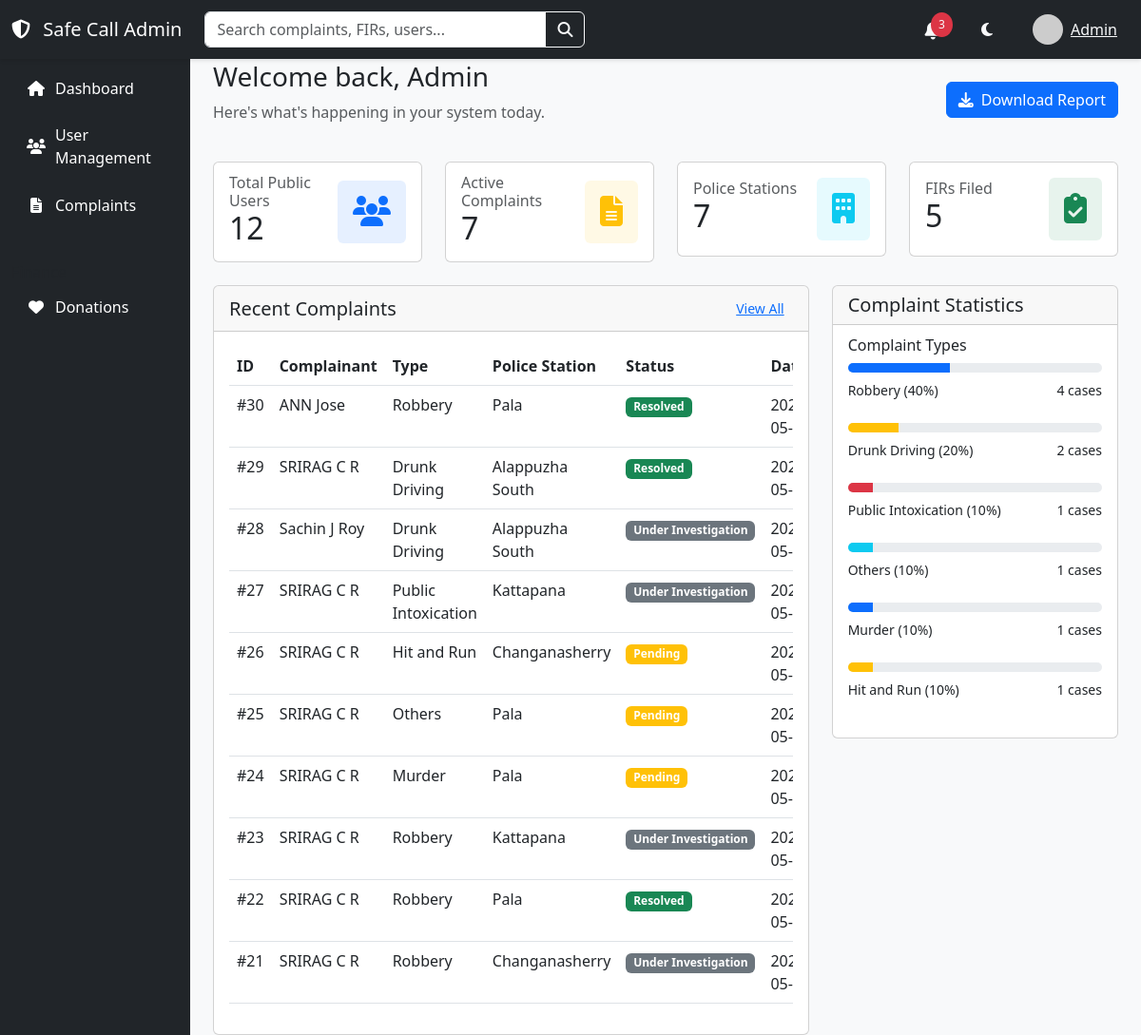
Screenshot of /custom-admin/ (signed in) with the database file from the repository.
### core/models.py (models this page shows, shortened)
class Complaint(models.Model):
    COMPLAINT_TYPES = [
        ('Robbery', 'Robbery'),
        ('Assault', 'Assault'),
        ('Threats', 'Threats'),
        ('Burglary', 'Burglary'),
        ('Vandalism', 'Vandalism'),
        ('Fraud', 'Fraud'),
        ('Harassment', 'Harassment'),
        ('Theft', 'Theft'),
        ('Domestic Violence', 'Domestic Violence'),
        ('Sexual Assault', 'Sexual Assault'),
        ('Kidnapping', 'Kidnapping'),
        ('Stalking', 'Stalking'),
        ('Drunk Driving', 'Drunk Driving'),
        ('Hit and Run', 'Hit and Run'),
        ('Drug Offenses', 'Drug Offenses'),
        ('Public Intoxication', 'Public Intoxication'),
        ('Trespassing', 'Trespassing'),
        ('Hate Crimes', 'Hate Crimes'),
        ('Murder', 'Murder'),
        ('Arson', 'Arson'),
        ('Others', 'Others'),
    ]
    TIME_CHOICES = [
        ('Midnight', '12:00 AM - 12:59 AM'),
        ('Morning', '6:00 AM - 11:59 AM'),
        ('Noon', '12:00 PM - 12:59 PM'),
        ('Afternoon', '1:00 PM - 5:59 PM'),
        ('Evening', '6:00 PM - 8:59 PM'),
        ('Night', '9:00 PM - 11:59 PM'),
    ]
    STATUS_CHOICES = [
        ('Pending', 'Pending'),
        ('Under Investigation', 'Under Investigation'),
        ('Resolved', 'Resolved'),
        ('Rejected', 'Rejected'),
    ]
    user = models.ForeignKey(PublicUser, on_delete=models.CASCADE)
    police_station = models.ForeignKey(PoliceStation, on_delete=models.CASCADE)
    complaint_type = models.CharField(max_length=50, choices=COMPLAINT_TYPES)
    incident_date = models.DateField()
    incident_time = models.CharField(max_length=20, choices=TIME_CHOICES)
    incident_location = models.TextField(default='Location not specified')
    description = models.TextField()
    evidence = models.FileField(upload_to='complaint_evidence/', null=True, blank=True)
    status = models.CharField(max_length=20, choices=STATUS_CHOICES, default='Pending')
    registered_at = models.DateTimeField(auto_now_add=True)
    resolution_date = models.DateTimeField(null=True, blank=True)

class PoliceStation(models.Model):
    district = models.CharField(max_length=100)
    location = models.CharField(max_length=255)
    pincode = models.CharField(max_length=6)
    contact = models.CharField(max_length=15)
    email = models.EmailField(unique=True)  # Added email field
    password = models.CharField(max_length=255)
    approved = models.BooleanField(default=False)

### custom_admin/views.py (the view)
# urls.py: path('', views.DashboardView.as_view(), name='dashboard'),
class DashboardView(SuperUserRequiredMixin, TemplateView):
    template_name = 'admin/dashboard.html'
    def get_context_data(self, **kwargs):
        context = super().get_context_data(**kwargs)
        try:
            from core.models import PublicUser
            context['user_count'] = PublicUser.objects.filter(is_verified=True).count()
            from core.models import Complaint, PoliceStation, FIR
            active_complaints = Complaint.objects.filter(
                status__in=['Pending', 'Under Investigation']
            ).count()
            context['active_complaints'] = active_complaints
            active_stations = PoliceStation.objects.filter(approved=True).count()
            context['police_stations'] = active_stations
            firs_count = FIR.objects.select_related('complaint').count()
            context['firs_filed'] = firs_count
            recent_complaints = Complaint.objects.select_related(
                'user',
                'police_station'
            ).order_by(
                '-registered_at'
            )[:10]
            complaints_data = []
            for complaint in recent_complaints:
                try:
                    complaints_data.append({
                        'id': complaint.id,
                        'complainant': f"{complaint.user.first_name} {complaint.user.last_name}".strip(),
                        'type': complaint.complaint_type,
                        'status': complaint.status,
                        'status_color': self.get_status_color(complaint.status),
                        'date': complaint.registered_at.strftime('%Y-%m-%d'),
                        'police_station': complaint.police_station.location if complaint.police_station else 'Not Assigned'
                    })
                except Exception as e:
                    print(f"Error processing complaint {complaint.id}: {str(e)}")
                    continue
            context['recent_complaints'] = complaints_data
        except Exception as e:
            print(f"Error in dashboard: {str(e)}")
            context.update({
                'user_count': 0,
                'active_complaints': 0,
                'police_stations': 0,
                'firs_filed': 0,
                'recent_complaints': []
            })
        complaint_types = Complaint.objects.values('complaint_type').annotate(
            count=Count('id')
        ).order_by('-count')
        total_complaints = Complaint.objects.count()
        context['complaint_stats'] = [
            {
                'type': ct['complaint_type'],
                'count': ct['count'],
                'percentage': (ct['count'] / total_complaints * 100) if total_complaints > 0 else 0
            } for ct in complaint_types
        ]
        context['download_report_url'] = reverse_lazy('custom_admin:download_report')
        return context
    def get_status_color(self, status):
        status_colors = {
            'Pending': 'warning',
            'In Progress': 'info',
            'FIR Filed': 'primary',
            'Resolved': 'success',
            'Rejected': 'danger'
        }
        return status_colors.get(status, 'secondary')

### custom_admin/views.py (called while the page is built)
    def test_func(self):
        return self.request.user.is_authenticated and self.request.user.is_superuser

### templates/admin/dashboard.html (shortened to what this page needs)
{% extends "admin/base.html" %}
{% block content %}
<div class="d-flex justify-content-between align-items-center mb-4">
    <div>
        <h1 class="h3">Welcome back, Admin</h1>
        <p class="text-muted">Here's what's happening in your system today.</p>
    </div>
    <div>
        <a href="{% url 'custom_admin:download_report' %}" class="btn btn-primary"><i class="fas fa-download me-2"></i>Download Report</a>
    </div>
</div>
<div class="row g-4 mb-4">
    <div class="col-12 col-sm-6 col-xl-3">
        <div class="card">
            <div class="card-body">
                <div class="d-flex align-items-center justify-content-between">
                    <div>
                        <h6 class="card-subtitle text-muted">Total Public Users</h6>
                        <h2 class="card-title mb-0">{{ user_count }}</h2>
                    </div>
                    <div class="bg-primary bg-opacity-10 p-3 rounded">
                        <i class="fas fa-users text-primary fa-2x"></i>
                    </div>
                </div>
            </div>
        </div>
    </div>
    <div class="col-12 col-sm-6 col-xl-3">
        <div class="card">
            <div class="card-body">
                <div class="d-flex align-items-center justify-content-between">
                    <div>
                        <h6 class="card-subtitle text-muted">Active Complaints</h6>
                        <h2 class="card-title mb-0">{{ active_complaints|default:"45" }}</h2>
                    </div>
                    <div class="bg-warning bg-opacity-10 p-3 rounded">
                        <i class="fas fa-file-alt text-warning fa-2x"></i>
                    </div>
                </div>
            </div>
        </div>
    </div>
    <div class="col-12 col-sm-6 col-xl-3">
        <div class="card">
            <div class="card-body">
                <div class="d-flex align-items-center justify-content-between">
                    <div>
                        <h6 class="card-subtitle text-muted">Police Stations</h6>
                        <h2 class="card-title mb-0">{{ police_stations|default:"12" }}</h2>
                    </div>
                    <div class="bg-info bg-opacity-10 p-3 rounded">
                        <i class="fas fa-building text-info fa-2x"></i>
                    </div>
                </div>
            </div>
        </div>
    </div>
    <div class="col-12 col-sm-6 col-xl-3">
        <div class="card">
            <div class="card-body">
                <div class="d-flex align-items-center justify-content-between">
                    <div>
                        <h6 class="card-subtitle text-muted">FIRs Filed</h6>
                        <h2 class="card-title mb-0">{{ firs_filed|default:"28" }}</h2>
                    </div>
                    <div class="bg-success bg-opacity-10 p-3 rounded">
                        <i class="fas fa-clipboard-check text-success fa-2x"></i>
                    </div>
                </div>
            </div>
        </div>
    </div>
</div>
<div class="row g-4">
    <div class="col-12 col-xl-8">
        <div class="card">
            <div class="card-header d-flex justify-content-between align-items-center">
                <h5 class="card-title mb-0">Recent Complaints</h5>
                <a href="#" class="btn btn-sm btn-link">View All</a>
            </div>
            <div class="card-body">
                <div class="table-responsive">
                    <table class="table table-hover">
                        <thead>
                            <tr>
                                <th>ID</th>
                                <th>Complainant</th>
                                <th>Type</th>
                                <th>Police Station</th>
                                <th>Status</th>
                                <th>Date</th>
                            </tr>
                        </thead>
                        <tbody>
                            {% if recent_complaints %}
                                {% for complaint in recent_complaints %}
                                <tr>
                                    <td>#{{ complaint.id }}</td>
                                    <td>{{ complaint.complainant }}</td>
                                    <td>{{ complaint.type }}</td>
                                    <td>{{ complaint.police_station }}</td>
                                    <td>
                                        <span class="badge bg-{{ complaint.status_color }}">{{ complaint.status }}</span>
                                    </td>
                                    <td>{{ complaint.date }}</td>
                                </tr>
                                {% endfor %}
                            {% else %}
                                <tr>
                                    <td colspan="6" class="text-center">No complaints found</td>
                                </tr>
                            {% endif %}
                        </tbody>
                    </table>
                </div>
            </div>
        </div>
    </div>
    <div class="col-12 col-xl-4">
        <div class="card">
            <div class="card-header">
                <h5 class="card-title mb-0">Complaint Statistics</h5>
            </div>
            <div class="card-body">
                {% for stat in complaint_stats %}
                <div class="mb-4">
                    {% if forloop.first %}
                    <h6 class="card-subtitle mb-2">Complaint Types</h6>
                    {% endif %}
                    <div class="progress mb-2" style="height: 10px;">
                        <div class="progress-bar {% cycle 'bg-primary' 'bg-warning' 'bg-danger' 'bg-info' %}"
                             role="progressbar"
                             style="width: {{ stat.percentage|floatformat:0 }}%"
                             aria-valuenow="{{ stat.percentage|floatformat:0 }}"
                             aria-valuemin="0"
                             aria-valuemax="100"></div>
                    </div>
                    <div class="d-flex justify-content-between">
                        <small>{{ stat.type }} ({{ stat.percentage|floatformat:0 }}%)</small>
                        <small>{{ stat.count }} cases</small>
                    </div>
                </div>
                {% empty %}
                <div class="text-muted text-center">
                    <p>No complaint statistics available</p>
                </div>
                {% endfor %}
            </div>
        </div>
    </div>
</div>
{% endblock %}

### templates/admin/base.html (style rules this page uses)
:root { --primary-bg: #f8f9fa; --sidebar-bg: #212529; --sidebar-hover: #343a40; }
body { background-color: var(--primary-bg); }

### rows the page displays
Complaint: type "Robbery", status "Resolved"
PoliceStation: police_station "Pala" "Pala" "Pala" "Pala"
Complaint: type "Drunk Driving", status "Resolved"
PoliceStation: police_station "Alappuzha South" "Alappuzha South"
Complaint: type "Drunk Driving", status "Under Investigation"
Complaint: type "Public Intoxication", status "Under Investigation"
PoliceStation: police_station "Kattapana" "Kattapana"
Complaint: type "Hit and Run", status "Pending"
PoliceStation: police_station "Changanasherry" "Changanasherry"
Complaint: type "Others", status "Pending"
Complaint: type "Murder", status "Pending"
Complaint: type "Robbery", status "Under Investigation"
Complaint: type "Robbery", status "Resolved"
Complaint: type "Robbery", status "Under Investigation"

### other values shown
{{ user_count }} "12"
{{ active_complaints|default:"45" }} "7"
{{ police_stations|default:"12" }} "7"
{{ firs_filed|default:"28" }} "5"
{{ complaint.id }} "30" "29" "28" "27" "26" "25" "24" "23" "22" "21"
{{ complaint.complainant }} "ANN Jose" "SRIRAG C R" "Sachin J Roy" "SRIRAG C R" "SRIRAG C R" "SRIRAG C R" "SRIRAG C R" "SRIRAG C R" "SRIRAG C R" "SRIRAG C R"
{{ stat.type }} "Robbery" "Drunk Driving" "Public Intoxication" "Others" "Murder" "Hit and Run"
{{ stat.percentage|floatformat:0 }} "40" "20" "10" "10" "10" "10"
{{ stat.count }} "4" "2" "1" "1" "1" "1"
